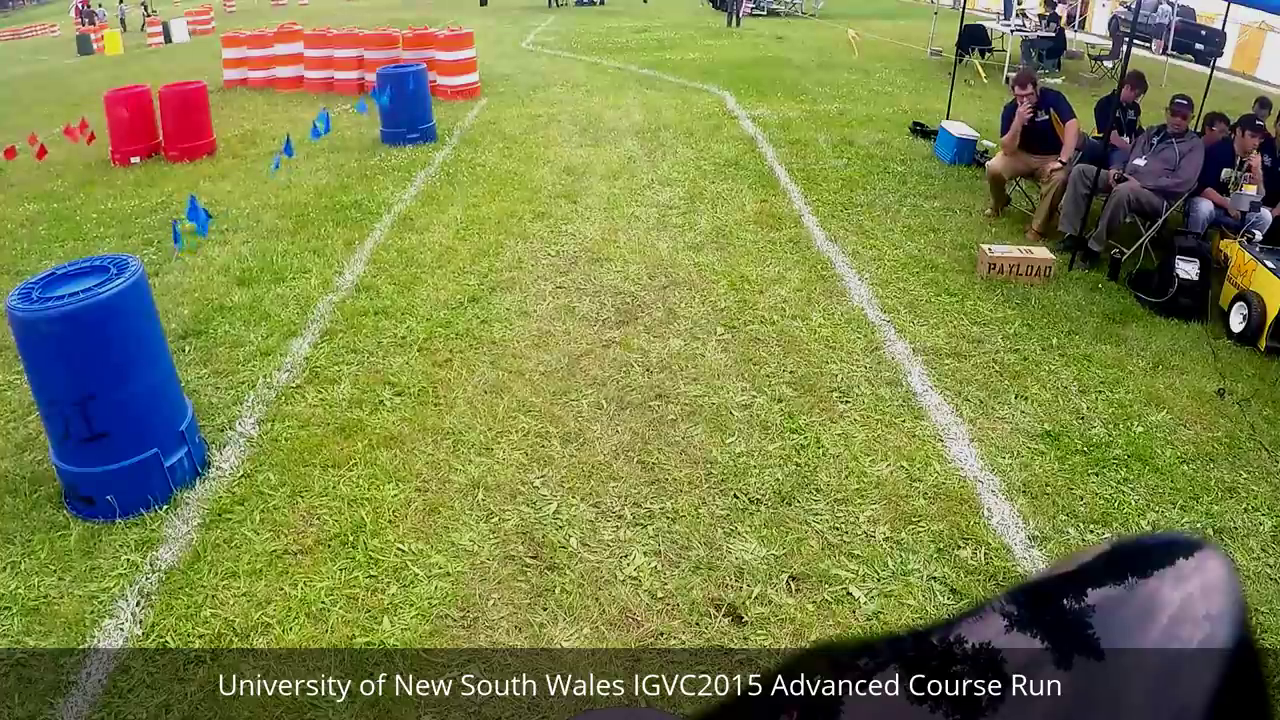
#> input picture frame 23 of igvc_trim.mp4, 1280 x 720 px, given in place of igvc_unsw.mp4, which was not available
$ python hough_test.py
#> lines starting #> are read from the running program, lines starting #| are printed output that depends on the picture; after the words box and inside, x2 and y2 are one past the last pixel; in counts of white or black regions, pixels touching at a corner belong together; pictures that were not available may be replaced by others from this repository, and a replacement may not be noted
import cv2
import numpy as np
import serial

#arduino = serial.Serial('COM17', 9600, timeout=.1)
video = cv2.VideoCapture("igvc_unsw.mp4")

while True:
    data=1
    #data = arduino.readline()[:-2] #the last bit gets rid of the new-line chars
    if data:
        print(data)
    ret, orig_frame = video.read()
#> orig_frame is the input picture: shape (720, 1280, 3); mean B, G, R 75.5, 132.9, 125.2
    if not ret:
        video = cv2.VideoCapture("igvc_unsw.mp4")
        continue

    frame = cv2.GaussianBlur(orig_frame, (5, 5), 0)
    hsv = cv2.cvtColor(frame, cv2.COLOR_BGR2HSV)
#> hsv: shape (720, 1280, 3); mean H, S, V 49.6, 139.2, 143.6
    low_white = np.array([200, 200, 200])
    up_white = np.array([255, 255, 255])
    mask = cv2.inRange(orig_frame, low_white, up_white)
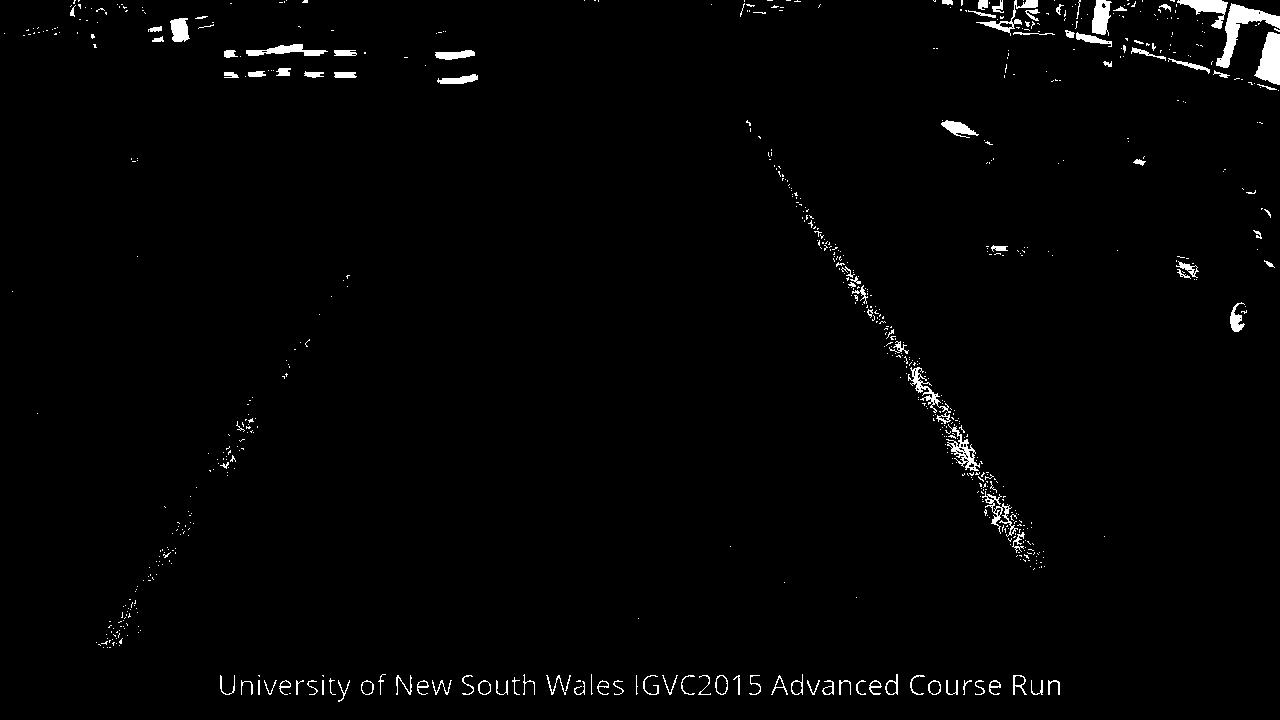
#> mask: shape (720, 1280); 1.6% white; 739 white regions (627 under 20 px), largest, box (x1, y1, x2, y2) and area: (1216, 3, 1280, 68) 1192, (1254, 32, 1280, 85) 916, (1177, 0, 1228, 29) 579
    edges = cv2.Canny(mask, 75, 150)
#> edges: shape (720, 1280); 1.1% white in thin lines or dots
    image_canny = cv2.Canny(edges, 50, 150)
#> image_canny: shape (720, 1280); 1.5% white in thin lines or dots
    # ROI
    vertices = np.array([[(0,650),(300,300), (900, 300), (1150,650)]], dtype=np.int32)
    #vertices = np.array([[(20,460),(340, 300), (460, 300), (740,460)]], dtype=np.int32)
    mask = np.zeros_like(image_canny)
    cv2.fillPoly(mask, vertices, 255)
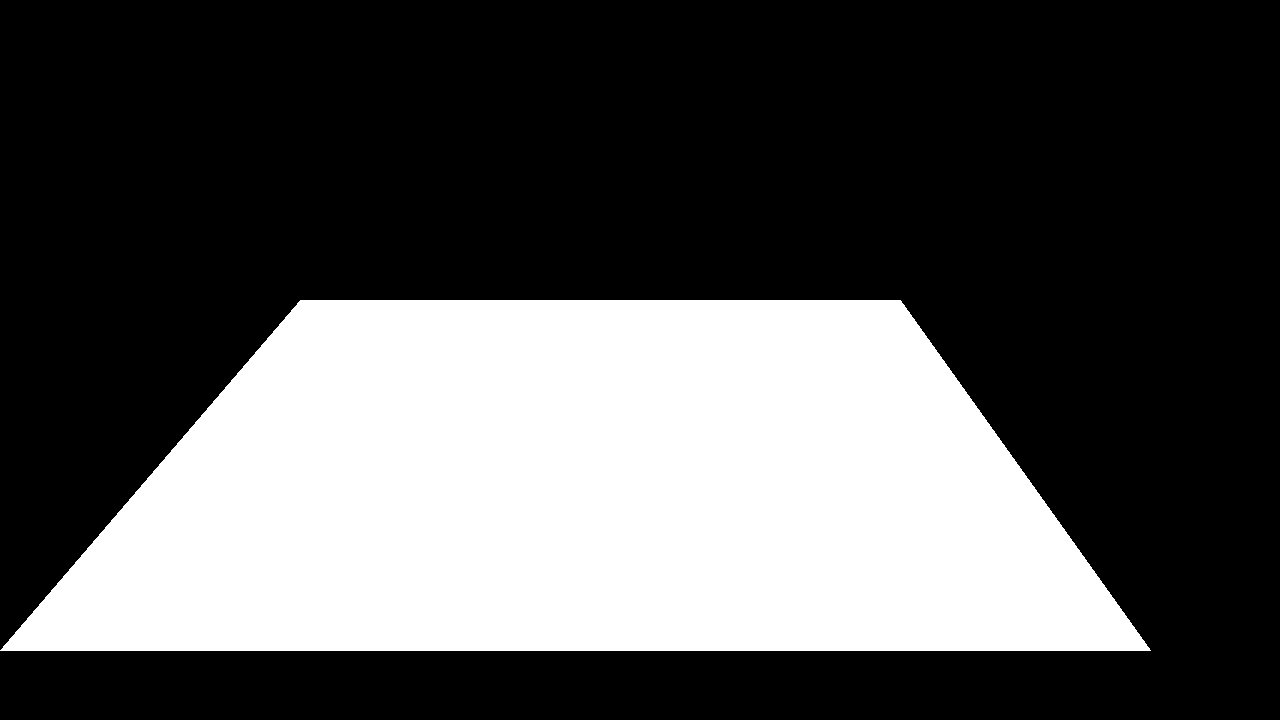
#> mask: shape (720, 1280); 33.4% white; 1 white region, box (x1, y1, x2, y2) and area: (0, 300, 1151, 651) 307476
    masked_image = cv2.bitwise_and(image_canny, mask)
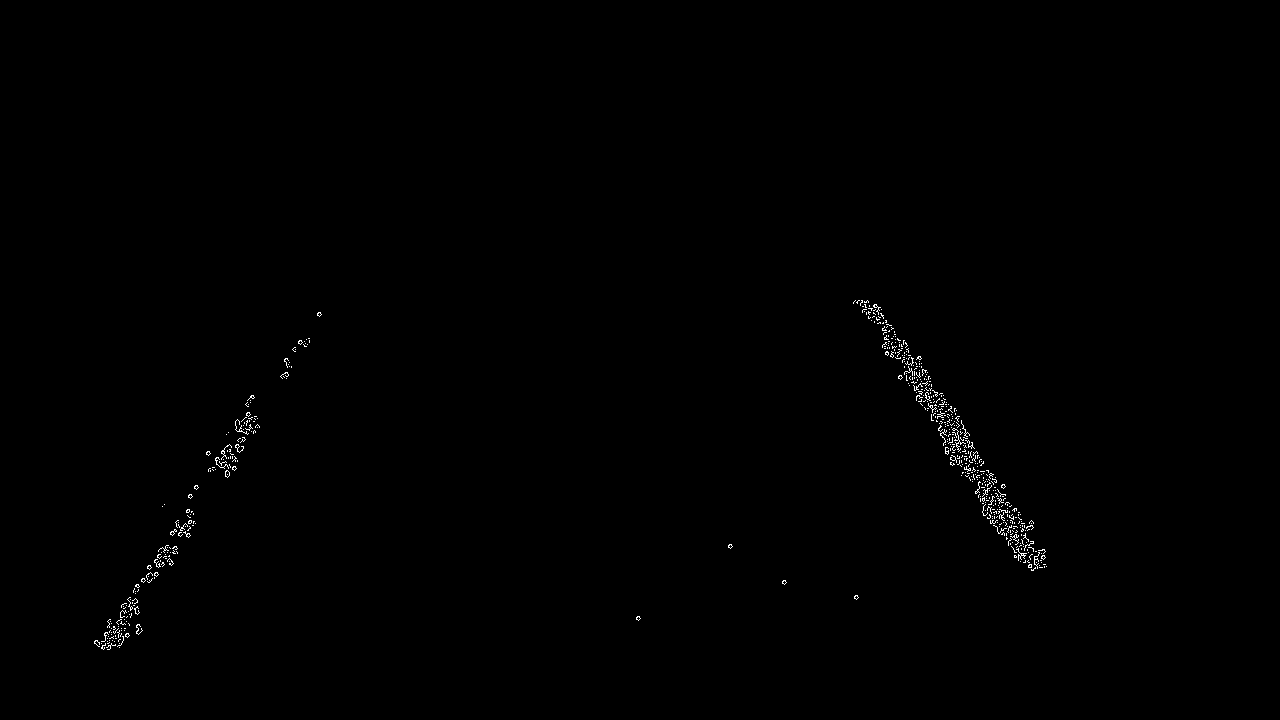
#> masked_image: shape (720, 1280); 0.34% white in thin lines or dots, all inside (x1, y1, x2, y2) = (94, 300, 1047, 650)

    lines = cv2.HoughLinesP(masked_image, 2, np.pi/180, 40, np.array([]), 100, 50)
#> lines = 43 rows, first 6: [864, 301, 1037, 567], [903, 344, 1018, 560], [866, 301, 1044, 566], [98, 642, 249, 418], [874, 305, 1031, 529], [861, 302, 1014, 557]

    line_image = np.zeros((masked_image.shape[0], masked_image.shape[1], 3), dtype=np.uint8)

    try:
        for line in lines:
            for x1,y1,x2,y2 in line:
                cv2.line(line_image, (x1, y1), (x2, y2), [255, 0, 0], 20)
#> this loop made 43 passes
#> line on passes 1 to 12: [[864, 301, 1037, 567]], [[903, 344, 1018, 560]], [[866, 301, 1044, 566]], [[98, 642, 249, 418]], [[874, 305, 1031, 529]], [[861, 302, 1014, 557]], [[102, 648, 258, 425]], [[102, 647, 309, 340]], [[861, 300, 1035, 568]], [[917, 357, 1034, 561]], [[98, 646, 304, 341]], [[860, 304, 1033, 570]]
    except TypeError:
        continue

    α = 1
    β = 1
    γ = 0
    # Resultant weighted image is calculated as follows: original_img * α + img * β + γ
    Image_with_lines = cv2.addWeighted(orig_frame, α, line_image, β, γ)
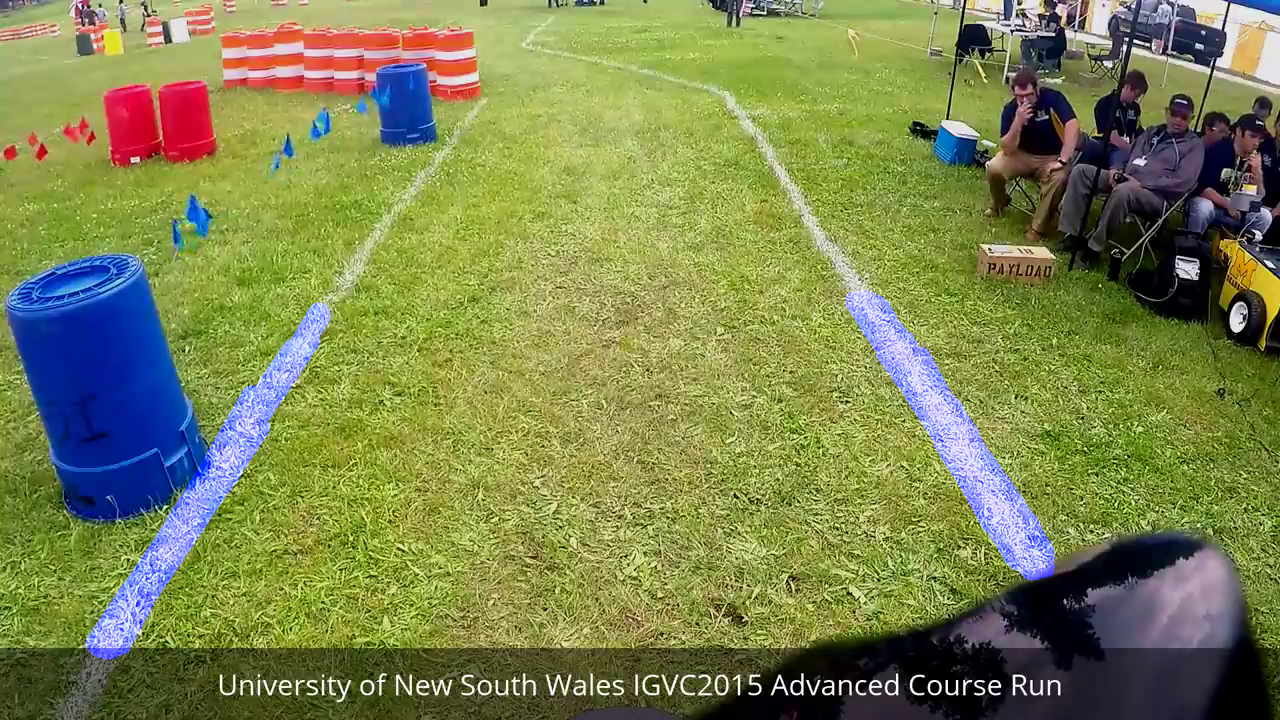
#> Image_with_lines: shape (720, 1280, 3); mean B, G, R 79.8, 132.9, 125.2

    cv2.imshow("frame", frame)
    cv2.imshow("EDGES", Image_with_lines)

    key = cv2.waitKey(1)
#> (key Esc is pressed here)
    if key == 27:
        break

video.release()
cv2.destroyAllWindows()
#> (the run stopped early here; a loop or call above may not have finished)

$ run again, starting later in the video
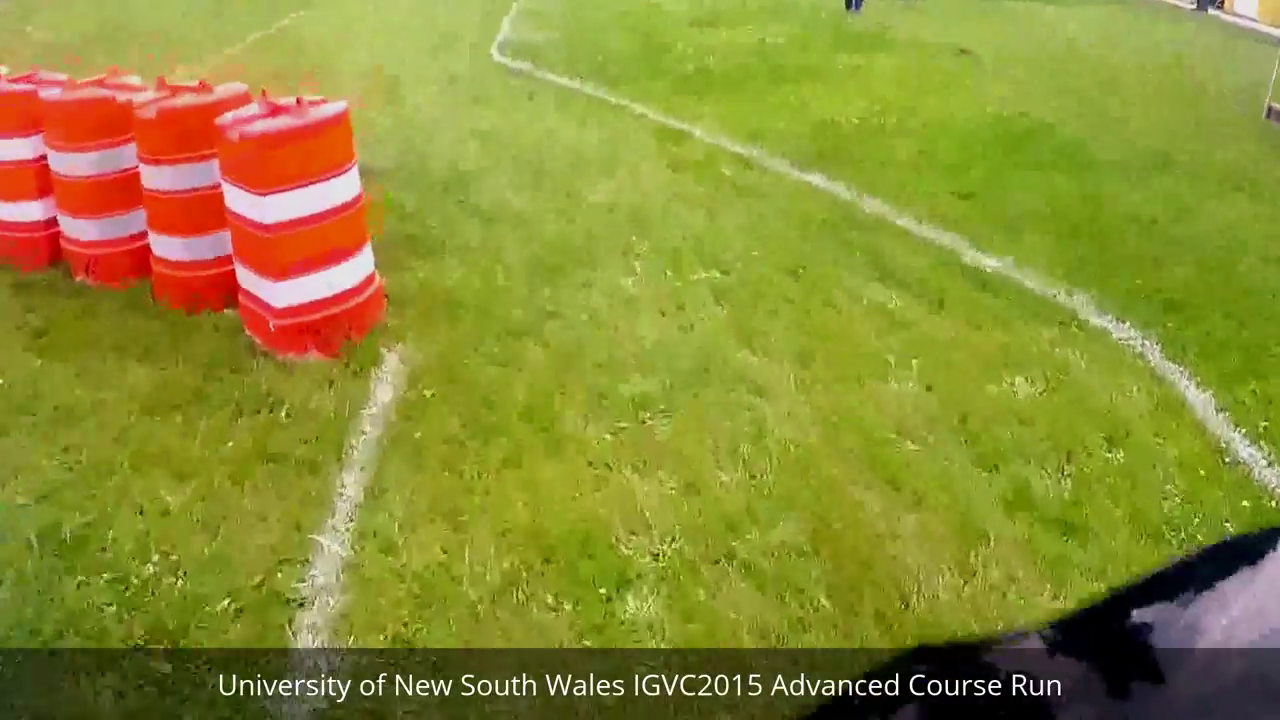
#> input picture frame 189 of igvc_trim.mp4, 1280 x 720 px, given in place of igvc_unsw.mp4, which was not available
#> orig_frame is the input picture: shape (720, 1280, 3); mean B, G, R 51.1, 141, 141
#> hsv: shape (720, 1280, 3); mean H, S, V 40.2, 173.8, 153.7
#> edges: shape (720, 1280); 0.48% white in thin lines or dots
#> image_canny: shape (720, 1280); 0.68% white in thin lines or dots
#> masked_image: shape (720, 1280); 0.01% white in thin lines or dots, all inside (x1, y1, x2, y2) = (297, 300, 377, 646)
#> lines = None
#> data = 1
#| 1
#> hsv: shape (720, 1280, 3); mean H, S, V 39.4, 176.2, 153.2
#> low_white = [200, 200, 200]
#> up_white = [255, 255, 255]
#> edges: shape (720, 1280); 0.48% white in thin lines or dots
#> vertices = [[0, 650], [300, 300], [900, 300], [1150, 650]]
#> data = 1
#| 1
#> low_white = [200, 200, 200]
#> up_white = [255, 255, 255]
#> vertices = [[0, 650], [300, 300], [900, 300], [1150, 650]]
#> data = 1
#| 1
#> low_white = [200, 200, 200]
#> up_white = [255, 255, 255]
#> vertices = [[0, 650], [300, 300], [900, 300], [1150, 650]]
#> data = 1
#| 1
#> low_white = [200, 200, 200]
#> up_white = [255, 255, 255]
#> vertices = [[0, 650], [300, 300], [900, 300], [1150, 650]]
#> data = 1
#| 1
#> low_white = [200, 200, 200]
#> up_white = [255, 255, 255]
#> vertices = [[0, 650], [300, 300], [900, 300], [1150, 650]]
#> data = 1
#| 1
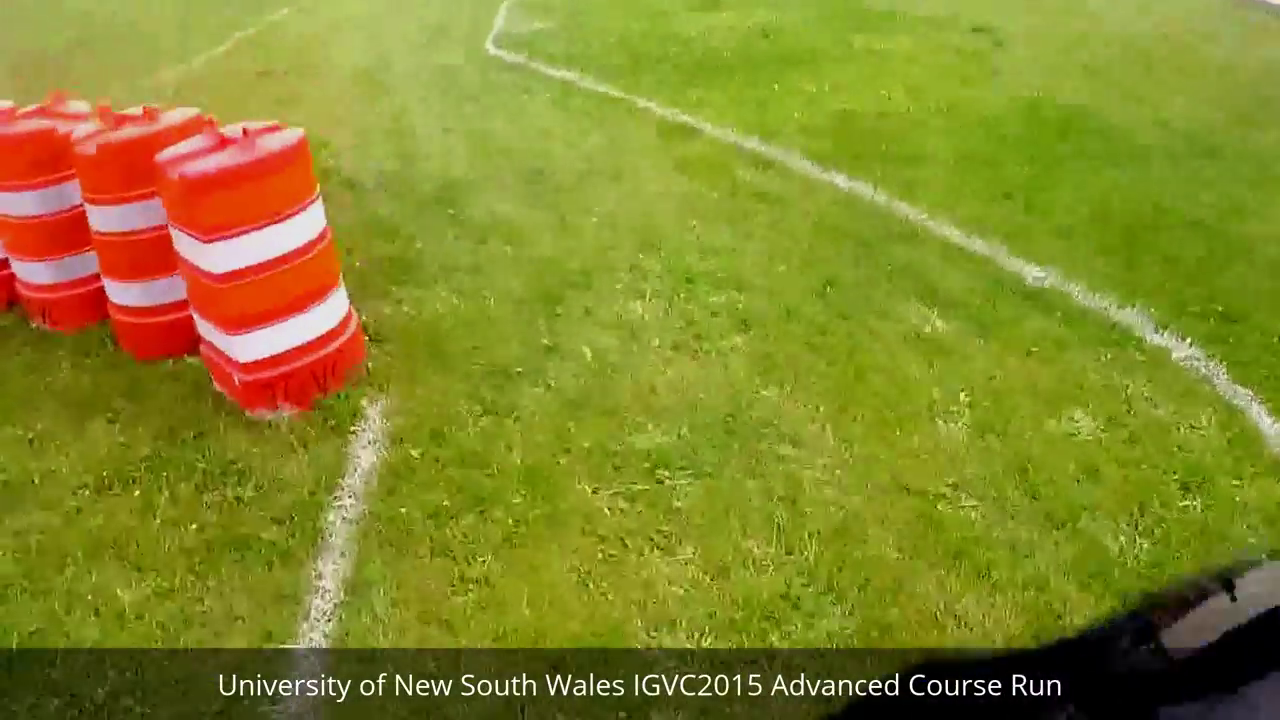
#> input picture frame 195 of igvc_trim.mp4, 1280 x 720 px, given in place of igvc_unsw.mp4, which was not available
#> low_white = [200, 200, 200]
#> up_white = [255, 255, 255]
#> vertices = [[0, 650], [300, 300], [900, 300], [1150, 650]]
#> data = 1
#| 1
#> low_white = [200, 200, 200]
#> up_white = [255, 255, 255]
#> vertices = [[0, 650], [300, 300], [900, 300], [1150, 650]]
#> data = 1
#| 1
#> low_white = [200, 200, 200]
#> up_white = [255, 255, 255]
#> vertices = [[0, 650], [300, 300], [900, 300], [1150, 650]]
#> data = 1
#| 1
#> low_white = [200, 200, 200]
#> up_white = [255, 255, 255]
#> vertices = [[0, 650], [300, 300], [900, 300], [1150, 650]]
#> data = 1
#| 1
#> low_white = [200, 200, 200]
#> up_white = [255, 255, 255]
#> vertices = [[0, 650], [300, 300], [900, 300], [1150, 650]]
#> data = 1
#| 1
#> low_white = [200, 200, 200]
#> up_white = [255, 255, 255]
#> vertices = [[0, 650], [300, 300], [900, 300], [1150, 650]]
#> data = 1
#| 1
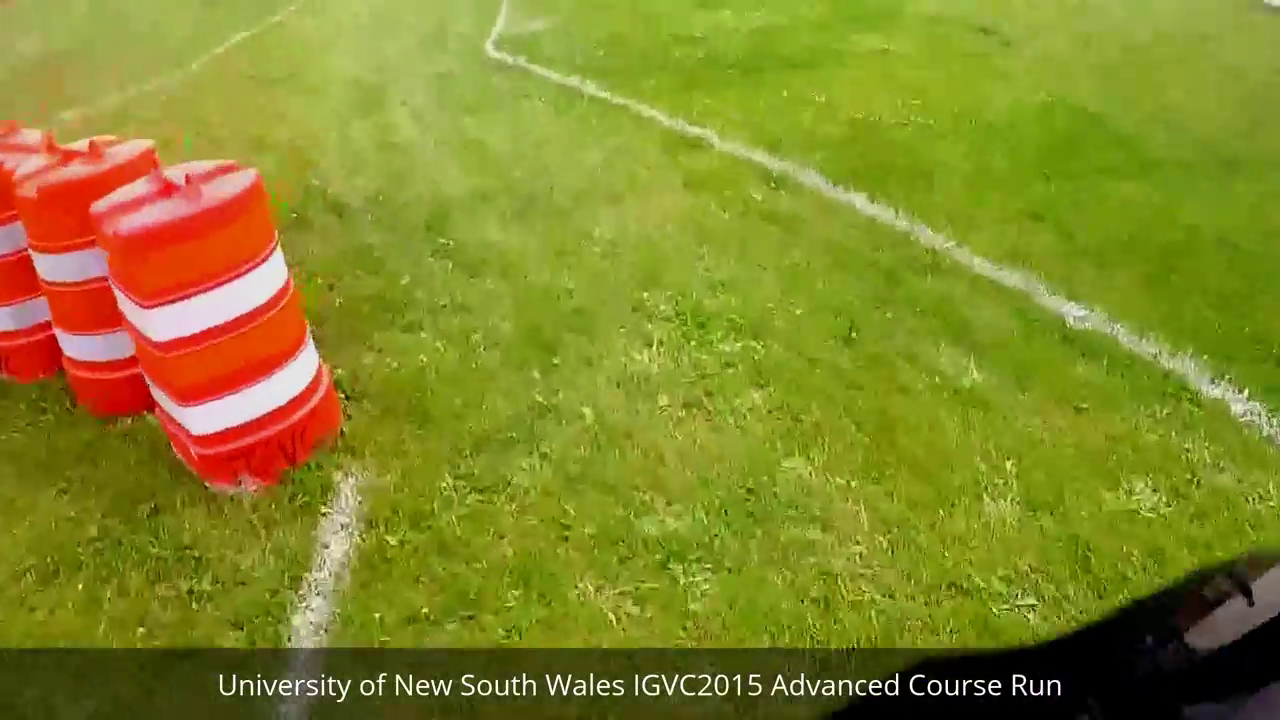
#> input picture frame 201 of igvc_trim.mp4, 1280 x 720 px, given in place of igvc_unsw.mp4, which was not available
#> low_white = [200, 200, 200]
#> up_white = [255, 255, 255]
#> vertices = [[0, 650], [300, 300], [900, 300], [1150, 650]]
#> lines = [[214, 402, 318, 354]]
#> the loop `for line in lines:` made 1 pass
